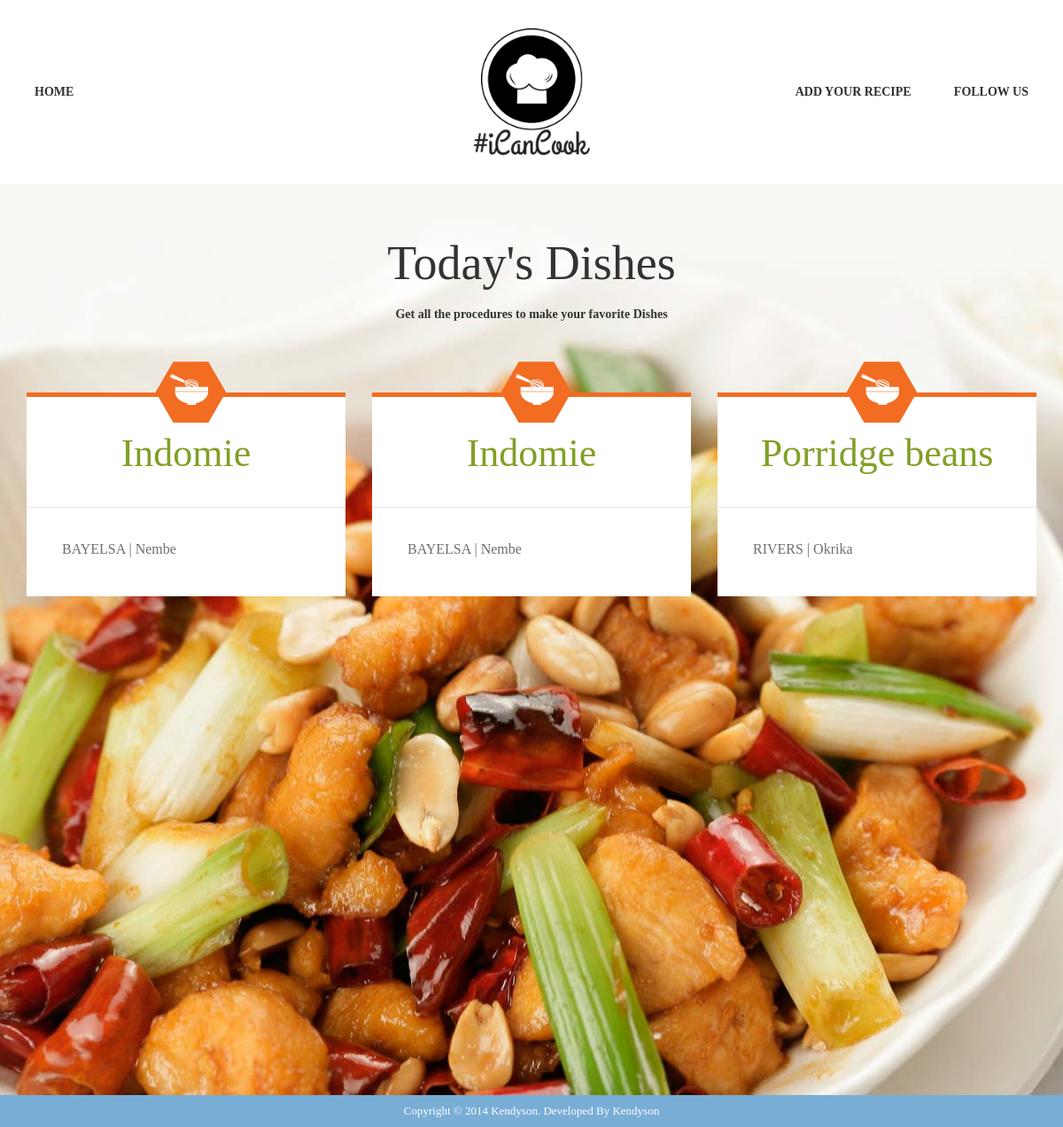
Before: / with the older database file.
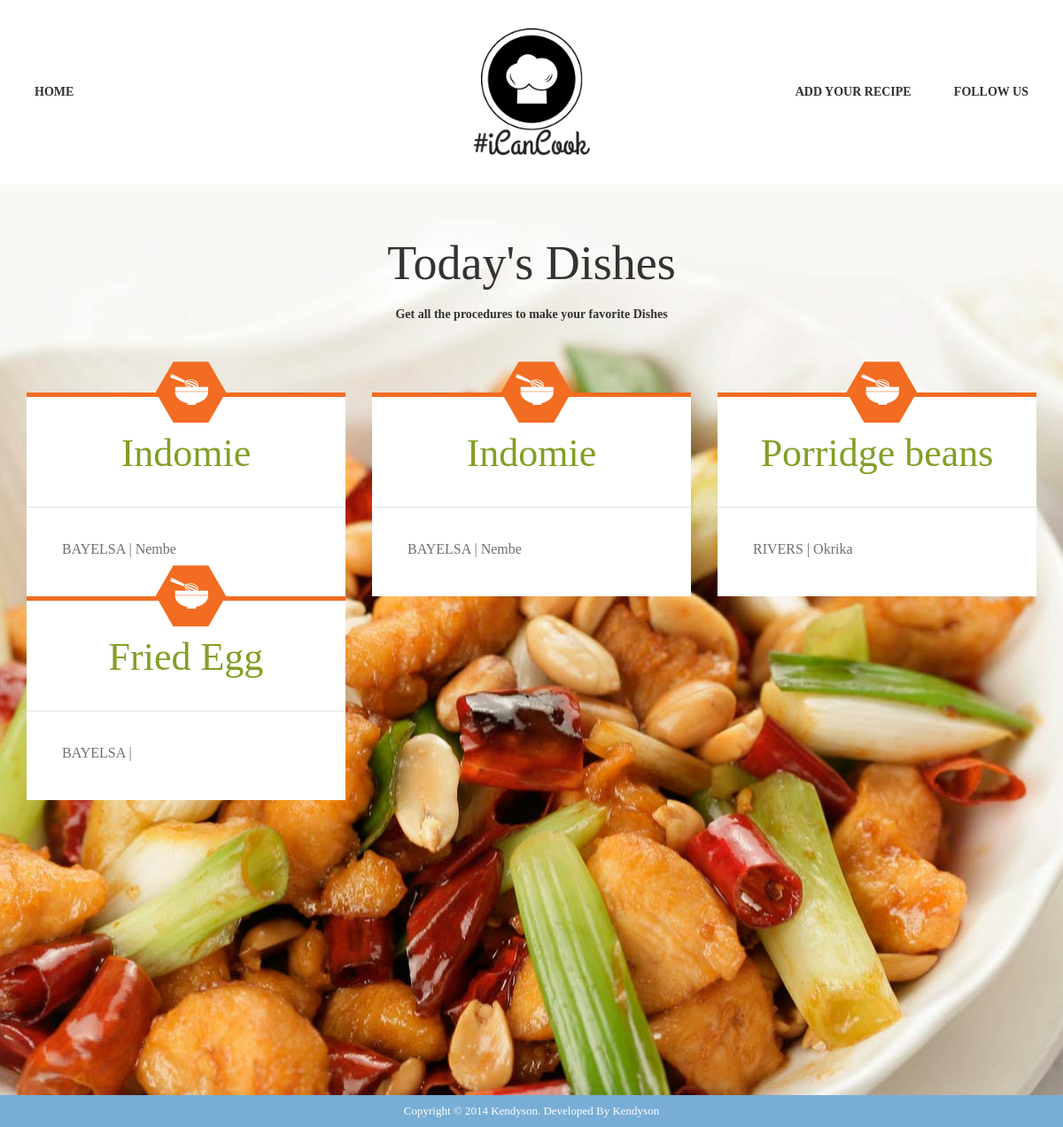
After: the same page with the newer database file.
### tables this page shows
CREATE TABLE `dishes` (
`dish_id` int(11) NOT NULL,
  `name` varchar(255) DEFAULT NULL,
  `id` varchar(2555) DEFAULT NULL,
  `state` varchar(255) DEFAULT NULL,
  `lga` varchar(255) DEFAULT NULL,
  `ingredients` longtext,
  `procedures` longtext,
  `email` varchar(255) DEFAULT NULL,
  `gender` varchar(20) NOT NULL,
  `fullname` varchar(2555) NOT NULL,
  `added` timestamp NOT NULL DEFAULT CURRENT_TIMESTAMP,
  `deleted` int(1) NOT NULL
);

### application/controllers/Dish.php (called while the page is built, shortened)
<?php
class Dish extends CI_Controller {
	public function index(){
		$this->load->view('user/inc/header_view');
		$id = $this->uri->segment(2);
		if ($id == null) {
			$data['views'] = $this->counter->log(1083);
			$data['dishes'] = $this->statsclass->dishes();
			$this->load->view('user/home_view',$data);
		}
		$this->load->view('user/inc/footer_view');
	}
}

### index.php (called while the page is built, shortened)
<?php
require_once BASEPATH.'core/CodeIgniter.php';

### application/models/Forms_model.php (called while the page is built, shortened)
<?php
class Forms_model extends CI_Model {
	public function exist_array($table,$data){
		$this->db->where('deleted', 0);
		$q = $this->db->get_where($table,$data);
		return $q->num_rows();
	}
	public function insert_array($table,$data){
		$this->db->insert($table, $data);
		return $this->db->insert_id();
	}
	public function get_ids($table,$id){
		$query = $this->db->get_where($table,['deleted' => 0]);
		foreach ($query->result() as $row) {
            $ids[] = @$row->$id;
        }
		return  @$ids;
	}
}

### application/libraries/Statsclass.php (called while the page is built, shortened)
<?php
class Statsclass {
    public function dishes(){
		$CI = &get_instance();
		$ids = $CI->forms_model->get_ids('dishes','dish_id');
		if (!empty($ids)) {
			foreach($ids as $k => $id){
	            $params = ['dish_id' => $id];
	            $Obj[]  = new $CI->DSH($params);
	        }
		}
        return @$Obj;
	}
}

### application/views/user/home_view.php (the view, shortened to what this page needs)
<section class="section section-services">
    <div class="container">
        <header class="entry-header aligncenter section-header section-services-header margin-top-60">
            <h2 class="entry-title">
                Today's Dishes
            </h2>
            <h3 class="entry-title-desc">
                Get all the procedures to make your favorite Dishes
            </h3>
        </header>
        <ul class="clean-list services-list featured-items row">
            <?php
                if(!empty($dishes)){
               foreach($dishes as $i => $dish){
            ?>
                <li class="col-md-4 col-sm-4">
                    <div>
                        <div class="content-block background-white border-top-orange best-cousine-icon service-icon">
                            <h4 class="entry-title pre-line padding"><a href="<?=  base_url('dish').'/'.$dish->id;?>"><?= $dish->name;?></a></h4><hr />
                            <div class="content padding">
                                <p><?= $dish->state ." | $dish->lga" ;?></p>
                            </div>
                            <div class="svg-container">
                                <svg version="1.1" xmlns="http://www.w3.org/2000/svg" viewBox="0 0 628 726" preserveAspectRatio="xMidYMid meet">
                                    <polygon points="723,314 543,625.769145 183,625.769145 3,314 183,2.230855 543,2.230855 723,314" stroke-width="4"/></svg>
                            </div>
                        </div>
                    </div>
                </li>
            <?php }} ?>
        </ul>
    </div>
</section>

Changed rows visible on the page:
added dishes: name "Fried Egg", state "BAYELSA"
